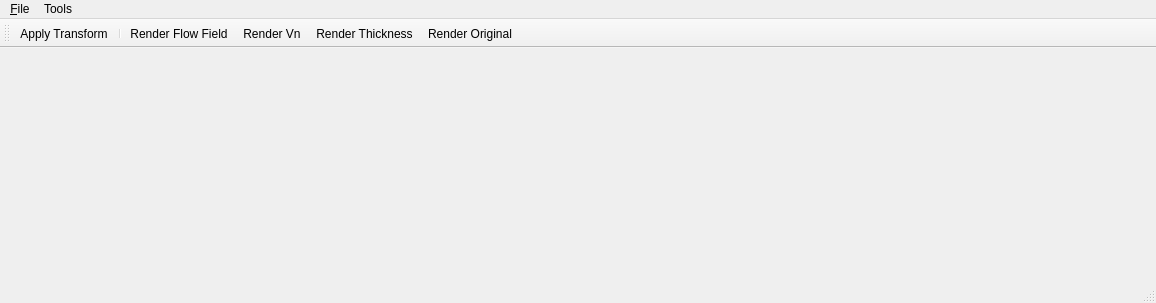
<?xml version="1.0" encoding="UTF-8"?>
<ui version="4.0">
 <class>MainWindow</class>
 <widget class="QMainWindow" name="MainWindow">
  <property name="geometry">
   <rect>
    <x>0</x>
    <y>0</y>
    <width>1156</width>
    <height>303</height>
   </rect>
  </property>
  <property name="windowTitle">
   <string>MainWindow</string>
  </property>
  <widget class="QWidget" name="centralwidget"/>
  <widget class="QMenuBar" name="menubar">
   <property name="geometry">
    <rect>
     <x>0</x>
     <y>0</y>
     <width>1156</width>
     <height>27</height>
    </rect>
   </property>
   <widget class="QMenu" name="menu_File">
    <property name="title">
     <string>&amp;File</string>
    </property>
   </widget>
   <widget class="QMenu" name="menuTools">
    <property name="title">
     <string>Tools</string>
    </property>
    <addaction name="actionRender_Flow_Field"/>
    <addaction name="actionRender_Boundary_Conditions"/>
    <addaction name="actionApply_Transform"/>
    <addaction name="action_Rasterize_Flow"/>
    <addaction name="separator"/>
    <addaction name="actionRender_Vn"/>
    <addaction name="actionRender_Thickness"/>
    <addaction name="actionRender_Vx"/>
    <addaction name="actionRender_Vy"/>
    <addaction name="actionRender_Original"/>
   </widget>
   <addaction name="menu_File"/>
   <addaction name="menuTools"/>
  </widget>
  <widget class="QStatusBar" name="statusbar"/>
  <widget class="QToolBar" name="toolBar">
   <property name="windowTitle">
    <string>toolBar</string>
   </property>
   <attribute name="toolBarArea">
    <enum>TopToolBarArea</enum>
   </attribute>
   <attribute name="toolBarBreak">
    <bool>false</bool>
   </attribute>
   <addaction name="actionApply_Transform"/>
   <addaction name="separator"/>
   <addaction name="actionRender_Flow_Field"/>
   <addaction name="actionRender_Vn"/>
   <addaction name="actionRender_Thickness"/>
   <addaction name="actionRender_Original"/>
  </widget>
  <action name="actionRender_Flow_Field">
   <property name="checkable">
    <bool>true</bool>
   </property>
   <property name="text">
    <string>Render Flow Field</string>
   </property>
   <property name="shortcut">
    <string>F5</string>
   </property>
  </action>
  <action name="actionRender_Boundary_Conditions">
   <property name="checkable">
    <bool>true</bool>
   </property>
   <property name="text">
    <string>Render Boundary Conditions</string>
   </property>
   <property name="shortcut">
    <string>F6</string>
   </property>
  </action>
  <action name="actionApply_Transform">
   <property name="text">
    <string>Apply Transform</string>
   </property>
   <property name="shortcut">
    <string>F2</string>
   </property>
  </action>
  <action name="action_Rasterize_Flow">
   <property name="text">
    <string>&amp;Rasterize Flow</string>
   </property>
   <property name="shortcut">
    <string>F3</string>
   </property>
  </action>
  <action name="actionRender_Vn">
   <property name="text">
    <string>Render Vn</string>
   </property>
  </action>
  <action name="actionRender_Thickness">
   <property name="text">
    <string>Render Thickness</string>
   </property>
  </action>
  <action name="actionRender_Vx">
   <property name="text">
    <string>Render Vx</string>
   </property>
  </action>
  <action name="actionRender_Vy">
   <property name="text">
    <string>Render Vy</string>
   </property>
  </action>
  <action name="actionRender_Original">
   <property name="text">
    <string>Render Original</string>
   </property>
  </action>
 </widget>
 <resources/>
 <connections/>
</ui>
